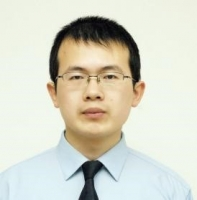
%> input picture CHT/CH02/2.jpg, 197 x 200 px
$ octave fig2.m   (GNU Octave 9; MATLAB toolbox functions it lacks are replaced by stand-ins)
%> lines starting %> are read from the running program, lines starting %| are printed output that depends on the picture; in (x1, y1, x2, y2) boxes, pixels count from 0 and x2, y2 are one past the last pixel; in counts of white or black regions, pixels touching at a corner belong together; the program's own positions count from 1
clc;
clear all;
img = imread('2.jpg');
%> img is the input picture: size 200x197x3 uint8; mean R, G, B 213.4, 213.5, 199.7
img=im2bw(img);
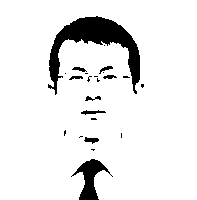
%> img: size 200x197 logical; 91.3% white; 23 black regions (14 under 20 px), largest, box (x1, y1, x2, y2) and area: (48, 16, 140, 95) 2361, (71, 159, 113, 200) 654, (81, 110, 106, 115) 65
[B,L] = bwboundaries(img);
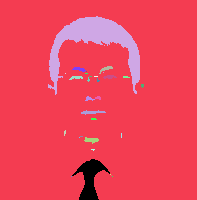
%> L: size 200x197 double; 32 distinct labels, from 0 to 31; one colour per label, 0 black
%> B = 31 boundaries; largest, box (x1, y1, x2, y2) and points: (0, 0, 197, 200) 889, (48, 16, 140, 95) 393, (81, 110, 106, 115) 50, (84, 137, 99, 144) 33, (99, 66, 113, 74) 31
figure,
imshow(img);
hold on;
for k = 1:length(B)
    boundary = B{k};
%一個一個分析邊界像素
    plot(boundary(:,2),boundary(:,1),'b','LineWidth',2);
%一個一個標示邊界像素；用藍色標示，以突出圖形邊界顯示結果；
end
%> this loop made 31 passes
%> boundary on passes 4, 6, 8, 9, 12, 14, 16, 23, 25, 26, 27, 28: [74 66; 74 66], [177 72; 177 72], [138 80; 138 80], [137 81; 137 82; 137 83; 137 82; 137 81], [74 86; 74 87; 74 88; 74 87; 74 86], [72 87; 72 87], [77 90; 77 91; 77 92; 77 91; 77 90], [73 104; 73 104], [46 105; 46 105], [175 111; 175 111], [176 112; 176 112], [177 113; 177 113]
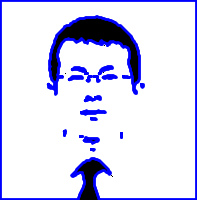
%> figure redrawn from the program's plot data

$ run again, with CHT/CH02/3.jpg copied over CHT/CH02/2.jpg
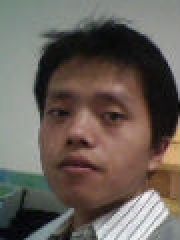
%> input picture CHT/CH02/3.jpg, 90 x 120 px (shown 2 times larger)
%> img is the input picture: size 120x90x3 uint8; mean R, G, B 104.4, 95.6, 88.7
%> img: size 120x90 logical; 36.7% white; 12 white regions (6 under 20 px), largest, box (x1, y1, x2, y2) and area: (0, 0, 90, 87) 2781, (47, 94, 90, 120) 686, (41, 62, 72, 80) 178, (81, 60, 90, 84) 106, (36, 55, 50, 71) 101, (16, 105, 36, 120) 78
%> `[B,L] = bwboundaries(img);`:
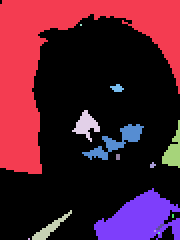
%> L: size 120x90 double (shown 2 times larger); 16 distinct labels, from 0 to 15; one colour per label, 0 black
%> B = 15 boundaries; largest, box (x1, y1, x2, y2) and points: (0, 0, 90, 87) 410, (47, 94, 90, 120) 136, (41, 62, 72, 80) 90, (81, 60, 90, 84) 58, (36, 55, 50, 71) 44
%> the loop `for k = 1:length(B)` made 15 passes
%> boundary on passes 2, 5, 10, 12, 13, 15: [120 15; 120 15], [13 41; 13 41], [83 76; 82 77; 83 78; 84 77; 84 76; 83 76], [108 87; 109 87; 108 87], [116 78; 116 78], [117 80; 117 80]
%> after the loop `for k = 1:length(B)`:
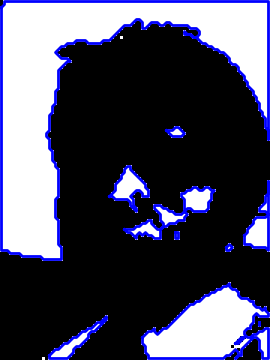
%> figure redrawn from the program's plot data; shown 3 times larger
